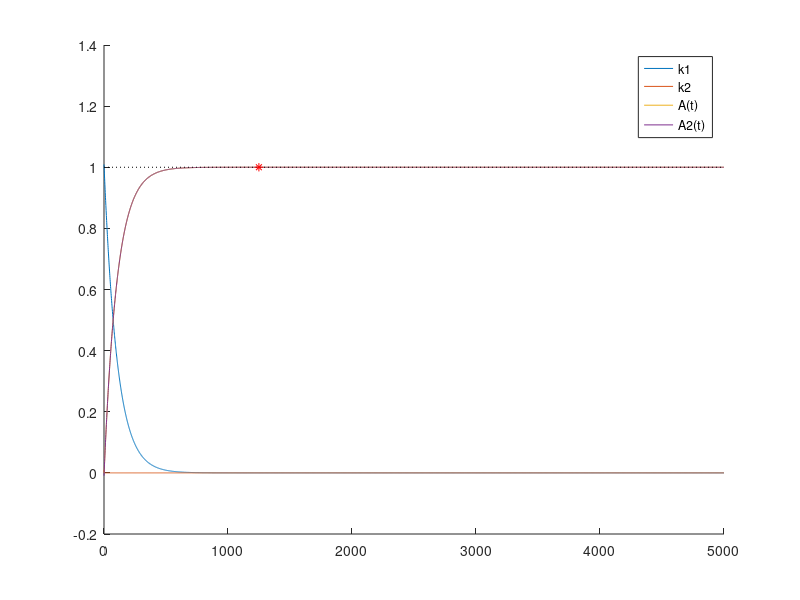

The MATLAB source for this figure:
% Jon Newman
% Minimum aquisition time for ADS8331

% Passive elements
r1 = 500;                       % ohms
c1 = 1.012e-9;                  % farad
r2 = 40;                        % ohms
c2 = 40e-12;                    % farad

r1 = 100;                       % ohms
c1 = 1.0e-9;                  % farad
r2 = 20;                        % ohms
c2 = 50e-12;                    % farad

% Time constants
a = r1*c1;                      % sec
b = r1*c2;                      % sec
c = r2*c2;                      % sec

% Analytical parameters
w = sqrt(1/(a*c));              % Hz
e = (a + b + c)/(2*a*c*w);      % unitless
t1 = 1/(w*(e-sqrt(e^2 - 1)));   % sec
t2 = 1/(w*(e+sqrt(e^2 - 1)));   % sec

% Rise-time solutions
t = (0:1:5000)/1e9;
k1 = ((e + sqrt(e^2 - 1))/(2*sqrt(e^2 - 1))).*exp(-t/t1);
k2 = ((e - sqrt(e^2 - 1))/(2*sqrt(e^2 - 1))).*exp(-t/t2);
A = 1 - (k1 - k2);
A2 = 1 - k1;

% Max allowable offset
n = 16;                         % bits
er = 1/(2^(n+1));
tacq = (1/(w*(e - sqrt(e^2 - 1))))*((n+1)*log(2)*((e + sqrt(e^2 - 1))/(2*sqrt(e^2 - 1))))

%
close all
figure
hold all
plot(1e9*t,k1)
plot(1e9*t,k2)
plot(1e9*t,A)
plot(1e9*t,A2)
plot(1e9*[0 t(end)],[1-er 1-er],'k:')
plot(1e9*tacq,1-er,'r*')
legend('k1','k2','A(t)','A2(t)')
